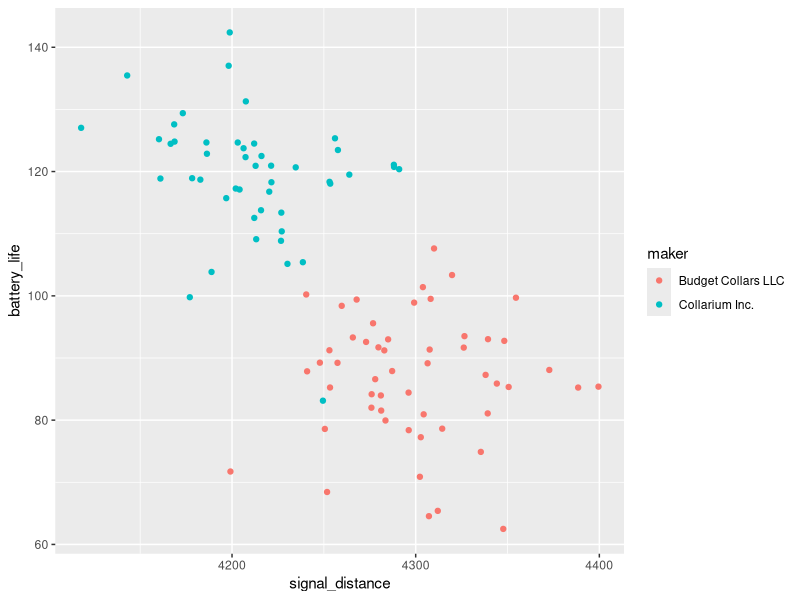

This figure's R source:
# Script to create seal collar data
# Keaton Wilson
# keatonwilson@me.com
# 2020-01-23 

# packages
library(tidyverse)

# The basic idea here is to create a dataframe on 100 collars, from two 
# different manufacturers, with two columns of data: battery life (how long it
# lasts) and signal distance (how far it reads before it won't respond). A 
# trade-off here - one brand probably has longer battery life and one has a 
# longer signalling distance. Also a column for failure (i.e. a collar was 
# noted or collected by fishing teams on a leopard seal that posed a threat, 
# but didn't ping on their instruments).

collars <- tibble(collar_id = seq(1:100), 
                  maker = c(rep("Collarium Inc.", 47), 
                            rep("Budget Collars LLC", 53)), 
                  battery_life = c(rnorm(n = 47, mean = 120, sd =10), 
                                   rnorm(n = 53, mean = 86, sd = 10)), 
                  signal_distance = c(rnorm(n = 47, mean = 4200, sd = 35),
                                      rnorm(n = 53, mean = 4300, sd = 35)), 
                  fail = c(rbinom(n = 47, size = 1, prob = 0.07), 
                           rbinom(n = 53, size = 1, prob = 0.3)))

# Checking

collars %>% 
  group_by(maker) %>%
  summarize(mean_fail = mean(fail))

ggplot(collars, aes(x = signal_distance, y = battery_life, col = maker)) +
  geom_point()

#writing to csv
#write_csv(collars, "./modules/module_3/data/collar_data.csv")


## Add a new collar company to the existing data

collars <- read_csv("./modules/module_3/data/collar_data.csv")
collars_new <- tibble(collar_id = seq(1:50) + 100, 
                      maker = rep("Darn Tuff Collars Company", 50), 
                      battery_life = rnorm(n = 50, mean = 120, sd = 10), 
                      signal_distance = rnorm(n = 50, mean = 4175, sd = 35),
                      fail = rbinom(n = 50, size = 1, prob = 0.01))

collars <- bind_rows(collars, collars_new)

# test the new data out
anova_battery <- aov(data = collars, battery_life ~ maker)
summary(anova_battery)
TukeyHSD(anova_battery)

anova_signal <- aov(data = collars, signal_distance ~ maker)
summary(anova_signal)
TukeyHSD(anova_signal)

write_csv(collars, "modules/module_3/data/more_collars.csv")


# old collars new data

trackers <- tibble(collar_id = seq(1:150), 
                   company = c(rep("Hide-n-Seek", 50), 
                               rep("Tiny Trackers", 50),
                               rep("Bloodhound Tech", 50)), 
                   antenna_length_cm = c(rnorm(n = 50, mean = 12, sd = 1), 
                                         rnorm(n = 50, mean = 12, sd = 1),
                                         rnorm(n = 50, mean = 11, sd = 1)),
                   weight_kg = c(rnorm(n = 50, mean = 7.5, sd = 0.5),
                                 rnorm(n = 50, mean = 6.9, sd = 0.5),
                                 rnorm(n = 50, mean = 7.2, sd = 0.5)))

antenna_model <- aov(antenna_length_cm ~ company, data = trackers)
summary(antenna_model)
TukeyHSD(antenna_model)

weight_model <- aov(weight_kg ~ company, data = trackers)
summary(weight_model)
TukeyHSD(weight_model)

#write_csv(trackers, "modules/module_3/data/radio_trackers.csv")
